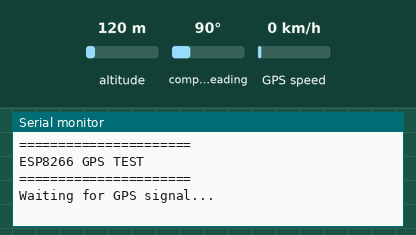
This sketch was run on a simulated ESP8266 (NodeMCU). Parts: the last lines printed to the serial monitor. Inputs (shaded band) come from the test bench; at power-on: altitude 120 m, compass heading 90°, GPS speed 0 km/h. The GPS gets a fix after 3 s at 37.7749, -122.4194 with 8 satellites.

Above: at 1.2 s.
1.3 s: altitude set to 20 m
At 3.8 s:
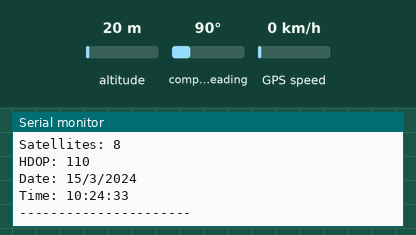
4.5 s: altitude set to 250 m
At 5.8 s:
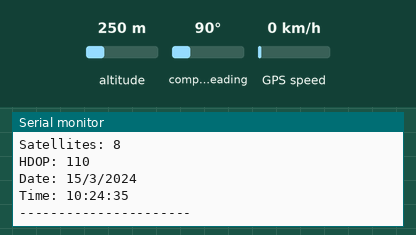
Timing chart, 0 to 7.5 s (numbered marks = the images above; inputs shaded):
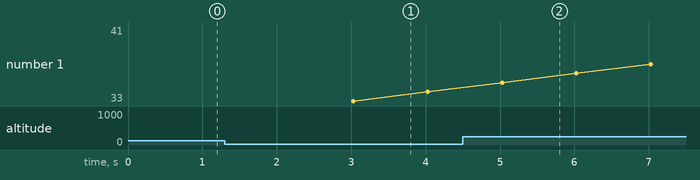

Measured:
- after the input at 1.3 s, the serial monitor: prints a new line after 1.7 s (image 1)
- after the input at 4.5 s, the serial monitor: prints a new line after 0.52 s (image 2)

The sketch:

GPS.ino
```cpp
#include <TinyGPS++.h>
#include <SoftwareSerial.h>

// ESP8266 GPS Pins
#define GPS_RX D6   // ESP RX  <- GPS TX
#define GPS_TX D5   // ESP TX  -> GPS RX

TinyGPSPlus gps;

SoftwareSerial gpsSerial(GPS_RX, GPS_TX);


void setup() {

  Serial.begin(115200);

  gpsSerial.begin(9600);

  Serial.println();
  Serial.println("======================");
  Serial.println("ESP8266 GPS TEST");
  Serial.println("======================");

  Serial.println("Waiting for GPS signal...");
}


void loop() {

  // Read GPS data
  while (gpsSerial.available()) {

    gps.encode(gpsSerial.read());

  }


  // Display GPS information
  if (gps.location.isUpdated()) {

    Serial.println("----------------------");

    Serial.print("Latitude : ");
    Serial.println(gps.location.lat(), 6);


    Serial.print("Longitude: ");
    Serial.println(gps.location.lng(), 6);


    Serial.print("Altitude : ");
    Serial.print(gps.altitude.meters());
    Serial.println(" m");


    Serial.print("Satellites: ");
    Serial.println(gps.satellites.value());


    Serial.print("HDOP: ");
    Serial.println(gps.hdop.value());


    if (gps.date.isValid()) {

      Serial.print("Date: ");

      Serial.print(gps.date.day());
      Serial.print("/");

      Serial.print(gps.date.month());
      Serial.print("/");

      Serial.println(gps.date.year());

    }


    if (gps.time.isValid()) {

      Serial.print("Time: ");

      if (gps.time.hour() < 10)
        Serial.print("0");

      Serial.print(gps.time.hour());
      Serial.print(":");


      if (gps.time.minute() < 10)
        Serial.print("0");

      Serial.print(gps.time.minute());
      Serial.print(":");


      if (gps.time.second() < 10)
        Serial.print("0");

      Serial.println(gps.time.second());

    }


    Serial.println("----------------------");
  }


  // If GPS is not connected or no data
  if (millis() > 5000 && gps.charsProcessed() < 10) {

    Serial.println("ERROR: No GPS data received");
    Serial.println("Check wiring and baud rate");

    delay(2000);
  }


}
```
